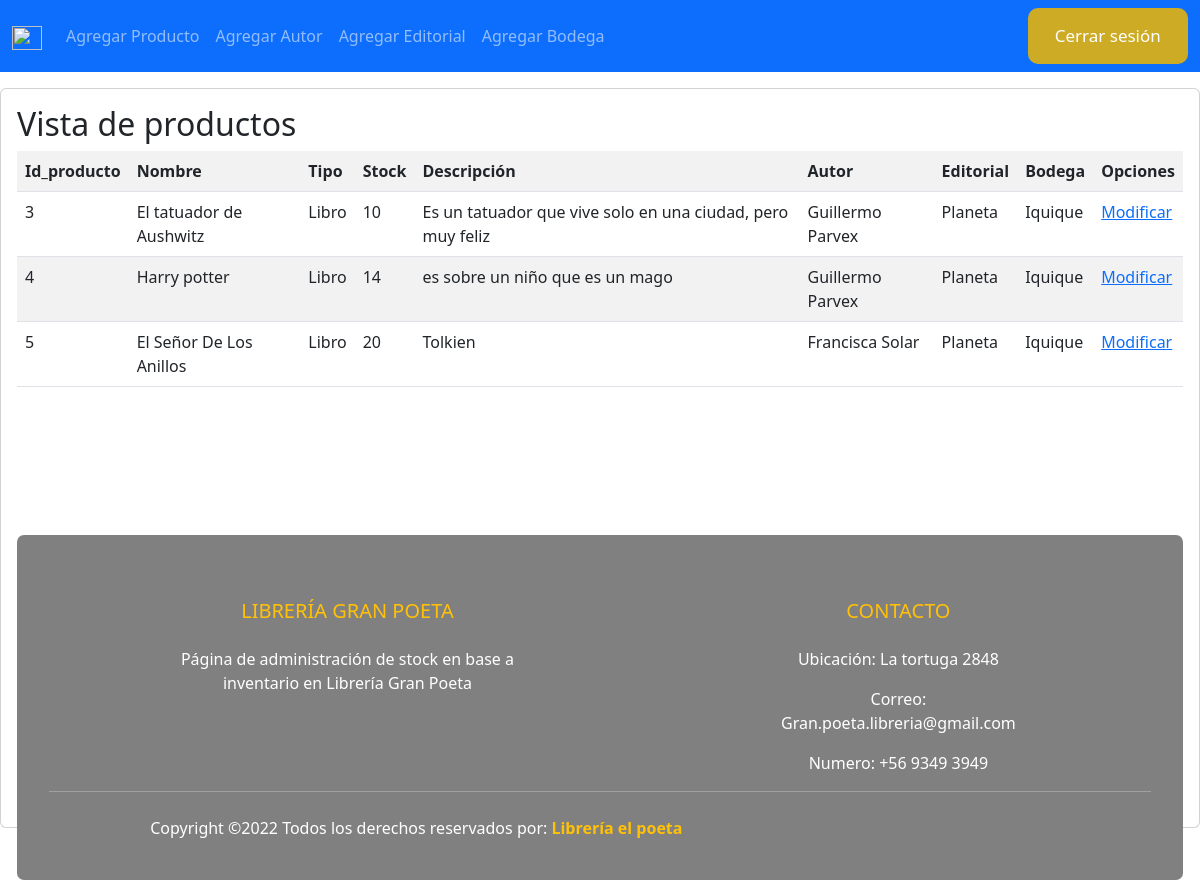
Screenshot of /mantenedor/ with the database file from the repository.
### pages/models.py (models this page shows, shortened)
class Producto(models.Model):
    idproducto = models.IntegerField(primary_key = True)
    nombre = models.CharField(max_length=50)
    tipo = models.CharField(max_length=50)
    stock = models.IntegerField()
    descripcion = models.TextField()
    autor  = models.ForeignKey(Autores, on_delete=models.PROTECT)
    editorial = models.ForeignKey(Editoriales, on_delete=models.PROTECT)
    bodega = models.ForeignKey(Bodegas, on_delete=models.PROTECT)

class Autores(models.Model):
    idautor= models.IntegerField(primary_key = True)
    autor = models.CharField(max_length=30)
    activo = models.BooleanField()
    def __str__(self):
        return self.autor

class Editoriales(models.Model):
    ideditorial = models.IntegerField(primary_key = True)
    editorial = models.CharField(max_length=30)
    direccion = models.CharField(max_length=30)
    ciudad = models.CharField(max_length=30)
    def __str__(self):
        return self.editorial

class Bodegas(models.Model):
    idbodega = models.IntegerField(primary_key = True)
    espacio_de_bodega = models.IntegerField()
    direccion = models.CharField(max_length=50)
    ciudad = models.CharField(max_length=50)
    def __str__(self):
        return self.ciudad

### pages/views.py (the view)
# urls.py: path("mantenedor/", Mantenedor, name="mantenedor"),
def Mantenedor(request):
    listado= Producto.objects.all()
    return render(request, 'mantenedor.html', {"listado": listado})

### pages/templates/mantenedor.html (shortened to what this page needs)
<!DOCTYPE html>
<html>
<head>
	<link href="https://cdn.jsdelivr.net/npm/bootstrap@5.2.0/dist/css/bootstrap.min.css" rel="stylesheet"
>
</head>
<body>
	<div class="container-fullwidth mb-3">
		<div class="row">
			<div class="col-md-12">
				<nav class="navbar navbar-expand-lg navbar-dark bg-primary">
					<div class="container-fluid">
						<a class="navbar-brand" href="{% url 'mantenedor' %}">
							<img src="https://despliegue.s3.amazonaws.com/imagenes/logo.jpg"
								alt="" width="30" height="24">
						</a>
						<div class="collapse navbar-collapse" id="navbarSupportedContent">
							<ul class="navbar-nav me-auto mb-2 mb-lg-0">
								<li class="nav-item">
									<a class="nav-link" href="{% url 'agregarproducto' %}">Agregar Producto</a>
								</li>
								<li class="nav-item">
									<a class="nav-link" href="{% url 'agregarautores' %}">Agregar Autor</a>
								</li>
                                <li class="nav-item">
									<a class="nav-link" href="{% url 'agregareditoriales' %}">Agregar Editorial</a>
								</li>
                                <li class="nav-item">
									<a class="nav-link" href="{% url 'agregarbodegas' %}">Agregar Bodega</a>
								</li>
							</ul>
						</div>
						<a href="{% url 'home' %}" class="btn-floating btn-sm text-white">
							<button class="btn">Cerrar sesión</button>
						</a>
					</div>
				</nav>
			</div>
		</div>
	</div>
	{% block content %}
	<div class="card">
        <div class="card-body">
			<h2>Vista de productos</h2>
			<table class="table table-striped table-hover table-responsive-sm">
				<tr>
					<th>Id_producto</th>
					<th>Nombre</th>
					<th>Tipo</th>
					<th>Stock</th>
					<th>Descripción</th>
					<th>Autor</th>
					<th>Editorial</th>
					<th>Bodega</th>
					<th>Opciones</th>
				</tr>
				{% for p in listado %}
				<tr>
					<td>{{p.idproducto}}</td>
					<td>{{p.nombre}}</td>
					<td>{{p.tipo}}</td>
					<td>{{p.stock}}</td>
					<td>{{p.descripcion}}</td>
					<td>{{p.autor}}</td>
					<td>{{p.editorial}}</td>
					<td>{{p.bodega}}</td>
					<td>
						<a href="{% url 'modificar_producto' p.idproducto %}">Modificar</a>
					</td>
				</tr>
				{% endfor %}
			</table>
	{% endblock content %}
	<footer class="bg-custom text-white pt-5 pb-4">
		<div class="container text-center text-md-left">
			<div class="row text-center text-md-left">
				<div class="col-md-4 col-lg-4 col-xl-4 mx-auto mt-3">
					<h5 class="text-uppercase mb-4 font-weight-bold text-warning">Librería Gran Poeta</h5>
					<p>Página de administración de stock en base a inventario en Librería Gran Poeta</p>
				</div>
				<div class="col-md-3 col-lg-3 col-xl-3 mx-auto mt-3">
					<h5 class="text-uppercase mb-4 font-weight-bold text-warning">Contacto</h5>
					<p>
						Ubicación: La tortuga 2848
					</p>
					<p>
						Correo: Gran.poeta.libreria@gmail.com
					</p>
					<p>
						Numero: +56 9349 3949
					</p>
				</div>
				<hr class="mb-4">
				<div class="row align-items-center">
					<div class="col-md-7 col-lg-8">
						<p>
							Copyright ©2022 Todos los derechos reservados por:
							<a href="#" style="text-decoration: none;">
								<strong class="text-warning">Librería el poeta</strong>
							</a>
						</p>
					</div>
					<div class="col-md-5 col-lg-4">
					</div>
				</div>
			</div>
		</div>
	</footer>
</body>
</html>

### pages/templates/mantenedor.html (style rules this page uses)
footer { position: relative; top: 69px; margin: auto; padding: 10px 20px; box-sizing: border-box; margin-top: 79px; width: 100%; border-radius: 7px; }
.bg-custom { background-color: grey; }
.btn { padding: 0.9em 1.6em; border: none; outline: none; color: #FFF; font-family: inherit; font-weight: 500; font-size: 17px; cursor: pointer; position: relative; z-index: 0; border-radius: 12px; }
.btn::after { content: ""; z-index: -1; position: absolute; width: 100%; height: 100%; background-color: rgba(215, 174, 25, 0.949); left: 0;top: 0;border-radius: 10px; }
.btn::before { content: "";background: linear-gradient(45deg,#FF0000, #002BFF, #FF00C8, #002BFF,#FF0000, #002BFF, #FF00C8, #002BFF);position: absolute;top: -2px;left: -2px;background-size: 600%;z-index: -1;width: calc(100% + 4px);height: calc(100% + 4px);filter: blur(8px);animation: glowing 20s linear infinite;transition: opacity .3s ease-in-out;border-radius: 10px;opacity: 0; }
.row { --bs-gutter-x:0; }

### rows the page displays
Producto: idproducto "3", nombre "El tatuador de Aushwitz", tipo "Libro", stock "10", descripcion "Es un tatuador que vive solo en una ciudad, pero muy feliz", autor "Guillermo Parvex", editorial "Planeta", bodega "Iquique"
Producto: idproducto "4", nombre "Harry potter", tipo "Libro", stock "14", descripcion "es sobre un niño que es un mago", autor "Guillermo Parvex", editorial "Planeta", bodega "Iquique"
Producto: idproducto "5", nombre "El Señor De Los Anillos", tipo "Libro", stock "20", descripcion "Tolkien", autor "Francisca Solar", editorial "Planeta", bodega "Iquique"
